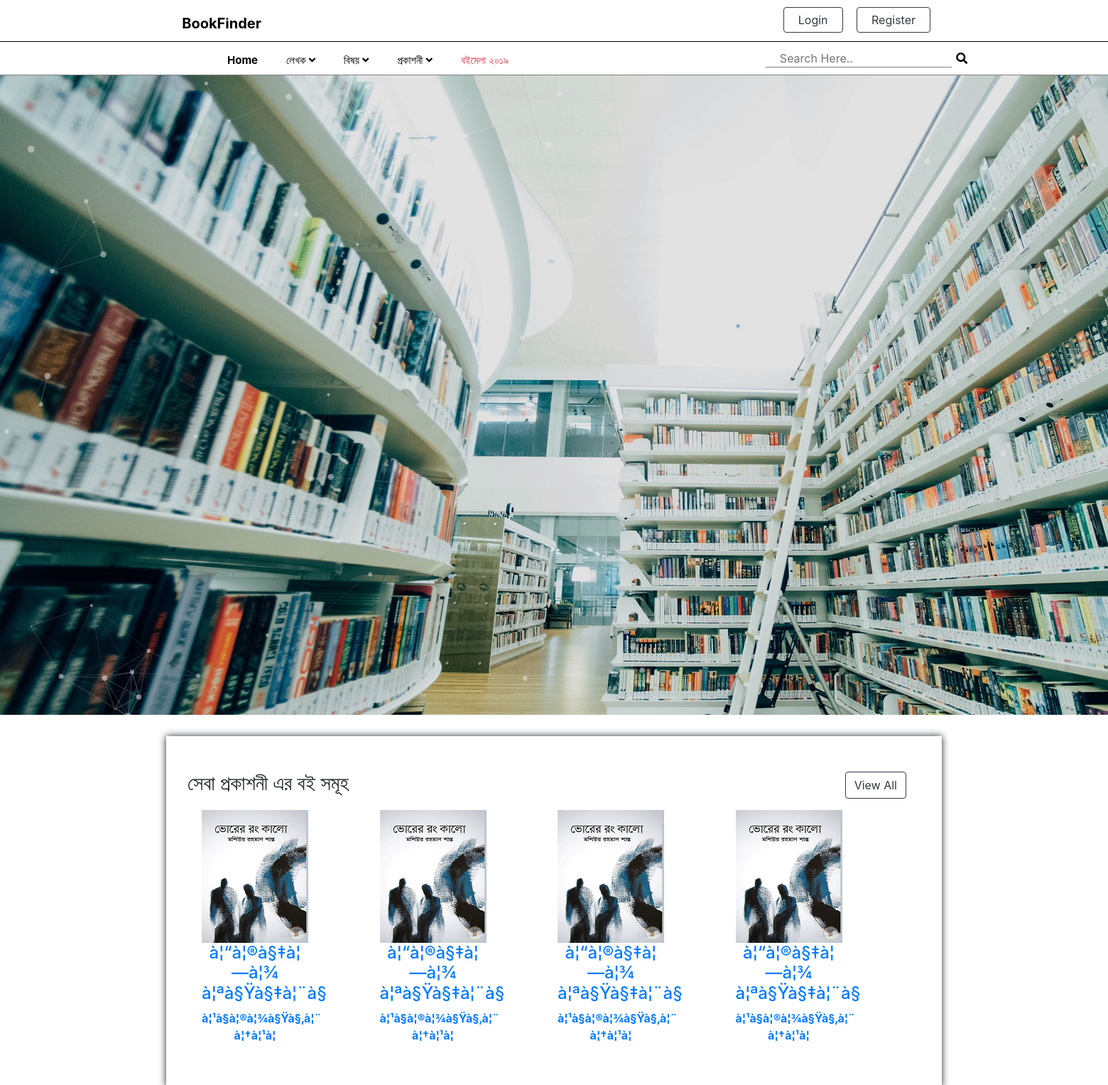
The page /index1.php on the database as committed earlier.
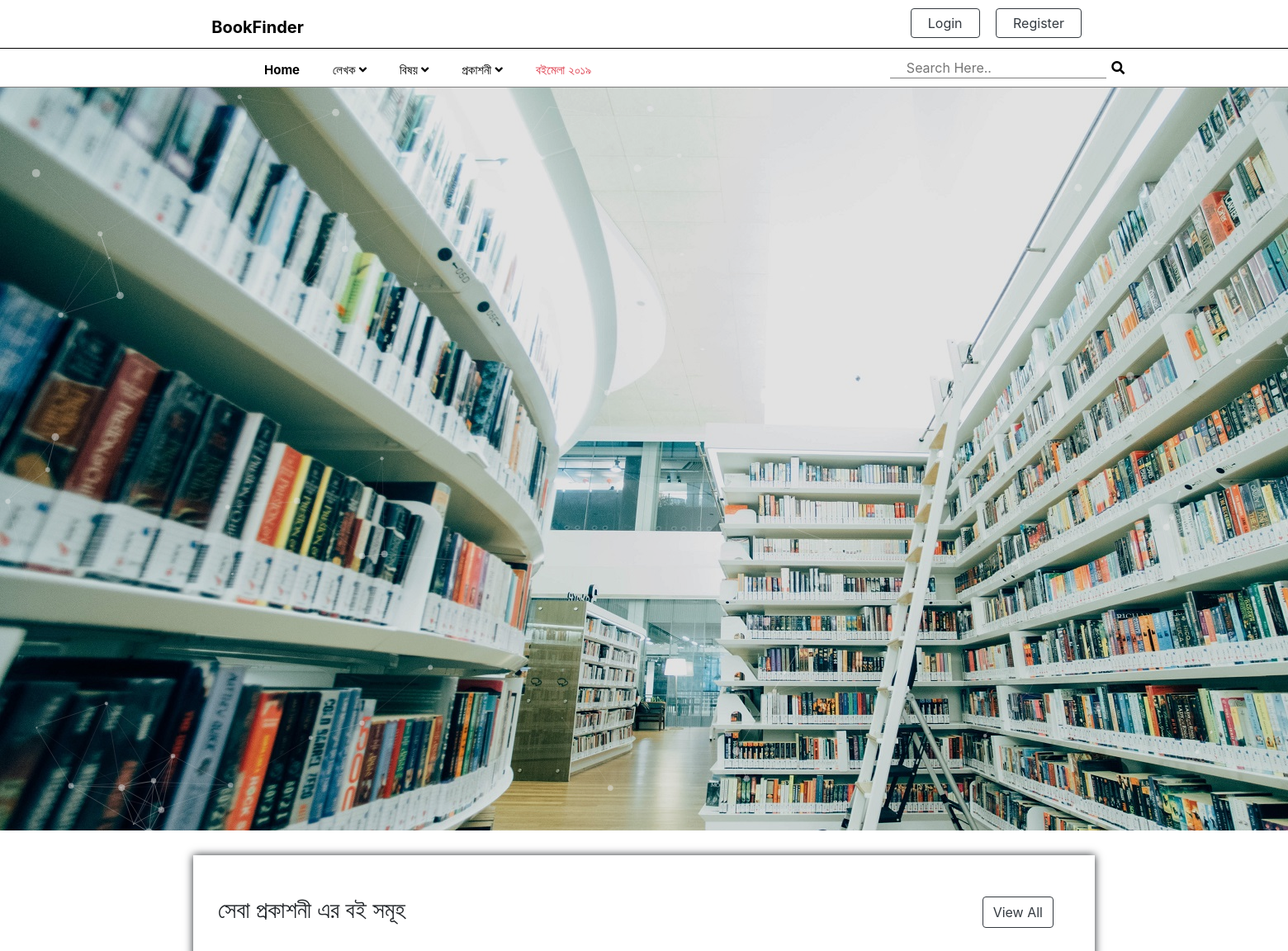
The same page on the database as committed later.
### tables this page shows
CREATE TABLE `bookinfo`
(
  `id` int
(11) NOT NULL,
  `BookName` varchar
(30) NOT NULL,
  `AuthorName` varchar
(30) NOT NULL,
  `PublisherName` varchar
(30) NOT NULL,
  `ISBN` int
(20) NOT NULL,
  `BookPrice` int
(20) NOT NULL,
  `BookLanguage` varchar
(30) NOT NULL,
  `BookImage` varchar
(30) NOT NULL
);

### index1.php (the view, shortened to what this page needs)
<?php
include_once 'includes/dbh.inc.php';
$indexSql = "SELECT * from bookinfo where PublisherName='Sheba Publisher' limit 0,2";
$indexSqlData = mysqli_query($conn, $indexSql);
?>
<!DOCTYPE html>
<html lang="en">
<head>
  <link rel="stylesheet" href="css/all.min.css" />
  <link rel="stylesheet" href="css/bootstrap.min.css" />
  <link rel="stylesheet" href="css/owl.carousel.css" />
  <link rel="stylesheet" href="css/owl.theme.default.min.css" />
  <link rel="stylesheet" href="css/index1.css" />
</head>
<body>
  <header class="header-area">
    <div class="logo-bar">
      <div class="logo"><a href="index1.html">BookFinder</a></div>
      <div class="signin text-right">
        <?php
        if (isset($_SESSION['u_uid'])) {
          $user = $_SESSION['u_uid'];
          $query = "SELECT * FROM users Where u_uid = '$user';";
          $result = mysqli_query($conn, $query);
          $row = mysqli_fetch_array($result);
          $userName = $row['user_uid'];
          echo $userName;
          echo '<a href="#" class="btn btn-outline-danger">username</a>
        <a href="includes/logout.inc.php" class="btn btn-outline-dark">Logout</a>';
        } else {
          echo ' <a href="login.php" class="btn btn-outline-dark "> Login</a>
        <a href="registration.php" class="btn btn-outline-dark"> Register</a>';
        }
        ?>
      </div>
    </div>
    <?php
    include('includes/header.inc.php');
    ?>
  </header>
  <div id="particles-js">
    <div class="particle-overlay"></div>
  </div>
  <div class="container1">
    <div class="sciencefiction">
      <div class="sfbooks-title">
        <h3>সেবা প্রকাশনী এর বই সমূহ</h3>
        <a class="btn btn-outline-dark" href="ShopProfile.php?page=ShebaProkashoni">View All</a>
      </div>
      <div class="sfbooks-list owl-carousel">
        <?php while ($row = mysqli_fetch_assoc($indexSqlData)) { ?>
        <div class="sfbook1">
          <div class="sfbook1-content">
            <a href="bookDetails.php?page=bookDetails&ID=<?php echo $row['id'] ?>"><img src="<?php echo $row['BookImage'] ?>" alt="<?php echo $row['BookName'] ?>" />
              <h4><?php echo $row['BookName'] ?></h4>
              <p><?php echo $row['AuthorName'] ?></p>
            </a>
          </div>
        </div>
        <?php } ?>
      </div>
    </div>
  </div>
</body>
</html>

Rows that differ between the two databases and show on the page:
removed bookinfo: BookImage (picture), BookName "à¦“à¦®à§‡à¦—à¦¾ à¦ªà§Ÿà§‡à¦¨à§", AuthorName "à¦¹à§à¦®à¦¾à§Ÿà§‚à¦¨ à¦†à¦¹à¦"
